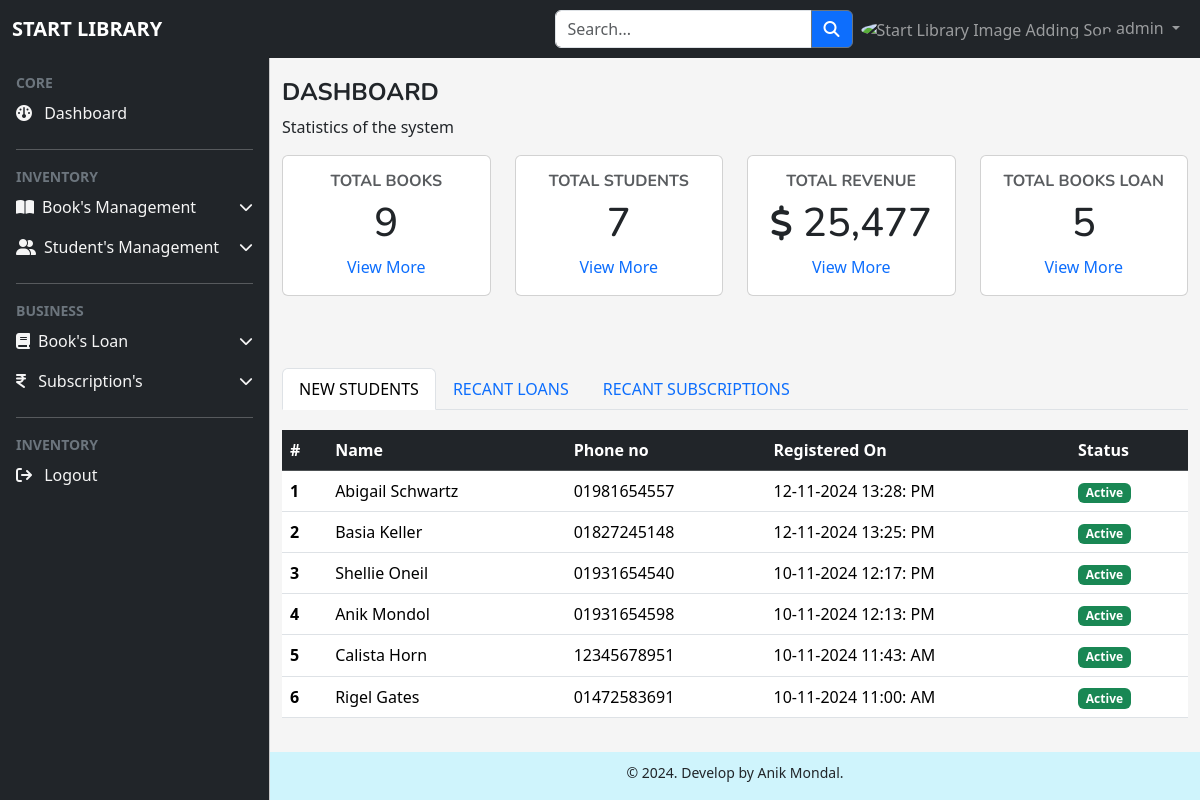
/dashboard.php (signed in), run on the app's committed database.
### tables this page shows
CREATE TABLE `students` (
  `id` int NOT NULL,
  `name` varchar(255) DEFAULT NULL,
  `phone_no` varchar(255) DEFAULT NULL,
  `email` varchar(255) DEFAULT NULL,
  `address` varchar(255) DEFAULT NULL,
  `status` tinyint(1) NOT NULL DEFAULT '1',
  `created_at` timestamp NOT NULL DEFAULT CURRENT_TIMESTAMP,
  `updated_at` timestamp NOT NULL DEFAULT CURRENT_TIMESTAMP
);

### models/dashboard.php (called while the page is built)
<?php
function getCounts($conn)
{
    $counts = array(
        "total_books" => 0,
        "total_students" => 0,
        "total_loans" => 0,
        "total_amount" => 0,
    );
    $sql = "select count(id) as total_books from books";
    $res = $conn->query($sql);
    if ($res->num_rows > 0) {
        $books = mysqli_fetch_assoc($res);
        $counts["total_books"] = $books['total_books'];
    }
    $sql = "select count(id) as total_students from students";
    $res = $conn->query($sql);
    if ($res->num_rows > 0) {
        $books = mysqli_fetch_assoc($res);
        $counts["total_students"] = $books['total_students'];
    }
    $sql = "select count(id) as total_loans from books_loans";
    $res = $conn->query($sql);
    if ($res->num_rows > 0) {
        $books = mysqli_fetch_assoc($res);
        $counts["total_loans"] = $books['total_loans'];
    }
    $sql = "select sum(amount) as total_amount from subscriptions";
    $res = $conn->query($sql);
    if ($res->num_rows > 0) {
        $books = mysqli_fetch_assoc($res);
        $counts["total_amount"] = $books['total_amount'];
    }
    return $counts;
}
function getTabsDate($conn)
{
    $tabs = array(
        'students' => array(),
        'loans' => array(),
        'subscriptions' => array(),
    );
    $sql = "SELECT * FROM `students` order by id desc limit 6";
    $res = $conn->query($sql);
    if ($res->num_rows > 0) {
        while ($row = $res->fetch_assoc()) {
            $tabs['students'][] = $row;
        }
    }
    $sql = "SELECT l.*, b.title as book_title, s.name as student_name  FROM `books_loans` l
     inner join books b on b.id = l.book_id
     inner join students s on s.id = l.student_id
      order by l.id desc limit 6";
    $res = $conn->query($sql);
    if ($res->num_rows > 0) {
        while ($row = $res->fetch_assoc()) {
            $tabs['loans'][] = $row;
        }
    }
      $sql = "select s.*, p.title as plan_name, st.name as student_name from subscriptions s
      inner join subscription_plans p on p.id = s.plan_id
      inner join students st on st.id = s.student_id
      order by s.id desc limit 6";
    $res = $conn->query($sql);
    if ($res->num_rows > 0) {
        while ($row = $res->fetch_assoc()) {
            $tabs['subscriptions'][] = $row;
        }
    }
    return $tabs;
}

### dashboard.php (the view, shortened to what this page needs)
<?php
include_once("config/database.php");
include_once(DIR_URL . "models/dashboard.php");
$counts = getCounts($conn);
$tabs = getTabsDate($conn);
?>
<?php include_once(DIR_URL . "include/header.php"); ?>
<body>
    <header>
        <?php
        include_once(DIR_URL . "include/topbar.php");
        include_once(DIR_URL . "include/sidebar.php");
        ?>
    </header>
    <main class="mt-1 pt-3">
        <section class="container-fluid">
            <div class="row">
                <div class="col-md-12">
                    <h4 class="fw-bold text-uppercase">Dashboard</h4>
                    <p>Statistics of the system</p>
                </div>
                <div class="col-md-6 col-lg-3">
                    <div class="card">
                        <div class="card-body text-center">
                            <h6 class="card-title text-muted text-uppercase fw-bold">Total Books</h6>
                            <h1><?= $counts["total_books"] ?></h1>
                            <a href="<?php echo BASE_URL ?>books" class="card-link text-decoration-none">View More</a>
                        </div>
                    </div>
                </div>
                <div class="col-md-6 col-lg-3">
                    <div class="card">
                        <div class="card-body text-center">
                            <h6 class="card-title text-muted text-uppercase fw-bold">Total Students</h6>
                            <h1><?= $counts["total_students"] ?></h1>
                            <a href="<?php echo BASE_URL ?>students" class="card-link text-decoration-none">View More</a>
                        </div>
                    </div>
                </div>
                <div class="col-md-6 col-lg-3">
                    <div class="card">
                        <div class="card-body text-center">
                            <h6 class="card-title text-muted text-uppercase fw-bold">Total Revenue</h6>
                            <h1> <i class="fa-solid fa-dollar-sign" style="font-size: 35px;"></i> <?= number_format($counts["total_amount"]); ?></h1>
                            <a href="<?php echo BASE_URL ?>subscriptions/purchase-history.php" class="card-link text-decoration-none">View More</a>
                        </div>
                    </div>
                </div>
                <div class="col-md-6 col-lg-3">
                    <div class="card">
                        <div class="card-body text-center">
                            <h6 class="card-title text-muted text-uppercase fw-bold">Total Books Loan</h6>
                            <h1><?= $counts["total_loans"] ?></h1>
                            <a href="<?php echo BASE_URL ?>loans" class="card-link text-decoration-none">View More</a>
                        </div>
                    </div>
                </div>
            </div>
            <div class="row mt-5 dashboard-tabs">
                <div class="col-md-12">
                    <ul class="nav nav-tabs" id="myTab" role="tablist">
                        <li class="nav-item" role="presentation">
                            <button class="nav-link active text-uppercase" id="recent-students" data-bs-toggle="tab"
                                data-bs-target="#recent-students-pane" type="button" role="tab"
                                aria-controls="recent-students-pane" aria-selected="true">New Students</button>
                        </li>
                        <li class="nav-item" role="presentation">
                            <button class="nav-link text-uppercase" id="recant-loans" data-bs-toggle="tab"
                                data-bs-target="#recant-loans-pane" type="button" role="tab"
                                aria-controls="recant-loans-pane" aria-selected="false">Recant Loans</button>
                        </li>
                        <li class="nav-item" role="presentation">
                            <button class="nav-link text-uppercase" id="recant-subscriptions" data-bs-toggle="tab"
                                data-bs-target="#recant-subscriptions-pane" type="button" role="tab"
                                aria-controls="recant-subscriptions-pane" aria-selected="false">Recant
                                Subscriptions</button>
                        </li>
                    </ul>
                    <div class="tab-content" id="myTabContent">
                        <div class="tab-pane fade show active" id="recent-students-pane" role="tabpanel"
                            aria-labelledby="recent-students" tabindex="0">
                            <table class="table tabs-table">
                                <thead class="table-dark">
                                    <tr>
                                        <th scope="col">#</th>
                                        <th scope="col">Name</th>
                                        <th scope="col">Phone no</th>
                                        <th scope="col">Registered On</th>
                                        <th scope="col">Status</th>
                                    </tr>
                                </thead>
                                <tbody class="">
                                    <?php
                                    $i = 1;
                                    foreach ($tabs["students"] as $student) {
                                    ?>
                                        <tr>
                                            <th scope="row"><?= $i++; ?></th>
                                            <td><?= $student['name'] ?></td>
                                            <td><?= $student['phone_no'] ?></td>
                                            <td><?= date("d-m-Y H:i: A", strtotime($student["created_at"])) ?></td>
                                            <td>
                                                <?php
                                                if ($student['status'] == 1) {
                                                    echo '<span class="badge text-bg-success">Active</span>';
                                                } else {
                                                    echo '<span class="badge text-bg-danger">Inactive</span>';
                                                }
                                                ?>
                                            </td>
                                        </tr>
                                    <?php } ?>
                                </tbody>
                            </table>
                        </div>
                    </div>
                </div>
            </div>
        </section>
        <?php include_once(DIR_URL . "include/footer.php") ?>
    </main>
    <?php include_once(DIR_URL . "include/footer_end.php") ?>

### data on the page
students: name "Abigail Schwartz", phone_no "01981654557", created_at "12-11-2024 13:28: PM", status "Active"
students: name "Basia Keller", phone_no "01827245148", created_at "12-11-2024 13:25: PM", status "Active"
students: name "Shellie Oneil", phone_no "01931654540", created_at "10-11-2024 12:17: PM", status "Active"
students: name "Anik Mondol", phone_no "01931654598", created_at "10-11-2024 12:13: PM", status "Active"
students: name "Calista Horn", phone_no "12345678951", created_at "10-11-2024 11:43: AM", status "Active"
students: name "Rigel Gates", phone_no "01472583691", created_at "10-11-2024 11:00: AM", status "Active"

### other printed values
$_SESSION["user"]["name"] "admin"
$counts["total_books"] "9"
$counts["total_students"] "7"
$counts["total_amount"] "25,477"
$counts["total_loans"] "5"
